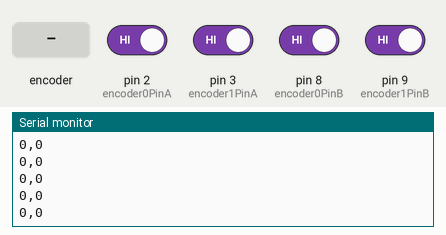
Recording of a sketch running on a simulated Arduino Uno, built with avr-gcc and run on an emulated ATmega328P. Parts: the last lines printed to the serial monitor. Inputs (shaded band) come from the test bench; at power-on: pin 2 (encoder0PinA), pin 3 (encoder1PinA), pin 8 (encoder0PinB), pin 9 (encoder1PinB) HIGH.

Above: at 1.2 s.
1.3 s: rotary encoder on pin 2 (encoder0PinA) / pin 8 (encoder0PinB) turned 1 step (first pin leading)
At 1.31 s:
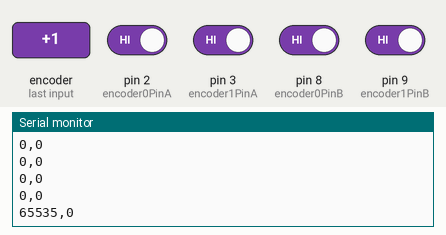
3.0 s: pin 3 (encoder1PinA) driven LOW
At 3.01 s:
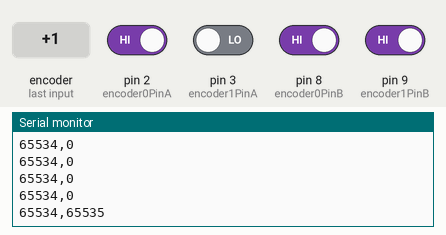
4.5 s: rotary encoder on pin 2 (encoder0PinA) / pin 8 (encoder0PinB) turned 1 step (first pin leading)
At 4.52 s:
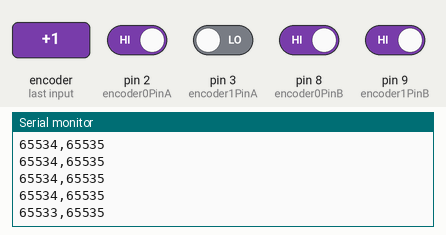
6.2 s: pin 3 (encoder1PinA) driven HIGH
At 6.23 s:
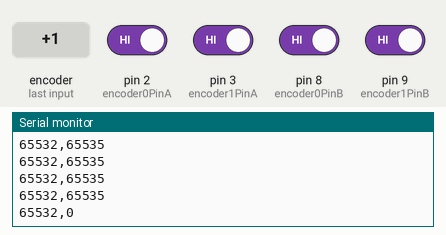
Timing chart, 0 to 8.7 s (numbered marks = the images above; inputs shaded):
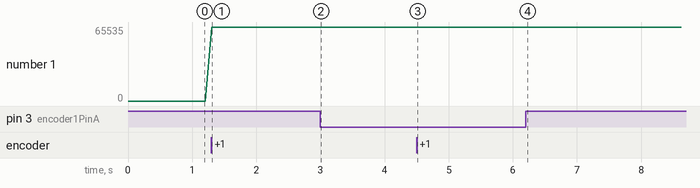

The sketch:

interrupt_encoder_reader.ino
```cpp
/* read a rotary encoder with interrupts
   Encoder hooked up with common to GROUND,
   encoder0PinA to pin 2, encoder0PinB to pin 4 (or pin 3 see below)
   it doesn't matter which encoder pin you use for A or B

   uses Arduino pull-ups on A & B channel outputs
   turning on the pull-ups saves having to hook up resistors
   to the A & B channel outputs

*/

#define encoder0PinA  2
#define encoder0PinB  8

#define encoder1PinA  3
#define encoder1PinB  9

volatile unsigned int encoder0Pos = 0;
volatile unsigned int encoder1Pos = 0;

void setup() {
  pinMode(encoder0PinA, INPUT);
  digitalWrite(encoder0PinA, HIGH);       // turn on pull-up resistor
  pinMode(encoder0PinB, INPUT);
  digitalWrite(encoder0PinB, HIGH);       // turn on pull-up resistor
  attachInterrupt(digitalPinToInterrupt(encoder0PinA), doEncoder0, CHANGE);  // encoder pin on interrupt 0 - pin 2

  pinMode(encoder1PinA, INPUT);
  digitalWrite(encoder1PinA, HIGH);       // turn on pull-up resistor
  pinMode(encoder1PinB, INPUT);
  digitalWrite(encoder1PinB, HIGH);       // turn on pull-up resistor
  attachInterrupt(digitalPinToInterrupt(encoder1PinA), doEncoder1, CHANGE);  // encoder pin on interrupt 0 - pin 2

  Serial.begin (9600);
  Serial.println("start");                // a personal quirk

}

void loop(){
// do some stuff here - the joy of interrupts is that they take care of themselves
  Serial.println (String(encoder0Pos) + "," + String(encoder1Pos));
  delay(100);
}

void doEncoder0() {
  /* If pinA and pinB are both high or both low, it is spinning
   * forward. If they're different, it's going backward.
   *
   * For more information on speeding up this process, see
   * [Reference/PortManipulation], specifically the PIND register.
   */
  if (digitalRead(encoder0PinA) == digitalRead(encoder0PinB)) {
    encoder0Pos++;
  } else {
    encoder0Pos--;
  }
}

void doEncoder1() {
  /* If pinA and pinB are both high or both low, it is spinning
   * forward. If they're different, it's going backward.
   *
   * For more information on speeding up this process, see
   * [Reference/PortManipulation], specifically the PIND register.
   */
  if (digitalRead(encoder1PinA) == digitalRead(encoder1PinB)) {
    encoder1Pos++;
  } else {
    encoder1Pos--;
  }
}

/* See this expanded function to get a better understanding of the
 * meanings of the four possible (pinA, pinB) value pairs:
 */
void doEncoder_Expanded(){
  if (digitalRead(encoder0PinA) == HIGH) {   // found a low-to-high on channel A
    if (digitalRead(encoder0PinB) == LOW) {  // check channel B to see which way
                                             // encoder is turning
      encoder0Pos = encoder0Pos - 1;         // CCW
    }
    else {
      encoder0Pos = encoder0Pos + 1;         // CW
    }
  }
  else                                        // found a high-to-low on channel A
  {
    if (digitalRead(encoder0PinB) == LOW) {   // check channel B to see which way
                                              // encoder is turning
      encoder0Pos = encoder0Pos + 1;          // CW
    }
    else {
      encoder0Pos = encoder0Pos - 1;          // CCW
    }

  }
  Serial.println (encoder0Pos, DEC);          // debug - remember to comment out
                                              // before final program run
  // you don't want serial slowing down your program if not needed
}

/*  to read the other two transitions - just use another attachInterrupt()
in the setup and duplicate the doEncoder function into say,
doEncoderA and doEncoderB.
You also need to move the other encoder wire over to pin 3 (interrupt 1).
*/
```

Measured:
- after the input at 1.3 s, the serial monitor: prints a new line at once (image 1)
- after the input at 3.0 s, the serial monitor: prints a new line at once (image 2)
- after the input at 4.5 s, the serial monitor: prints a new line at once (image 3)
- after the input at 6.2 s, the serial monitor: prints a new line at once (image 4)
- plotted number 1: 0 → 65534 after the input at 1.3 s, 65534 → 65532 after the input at 4.5 s
